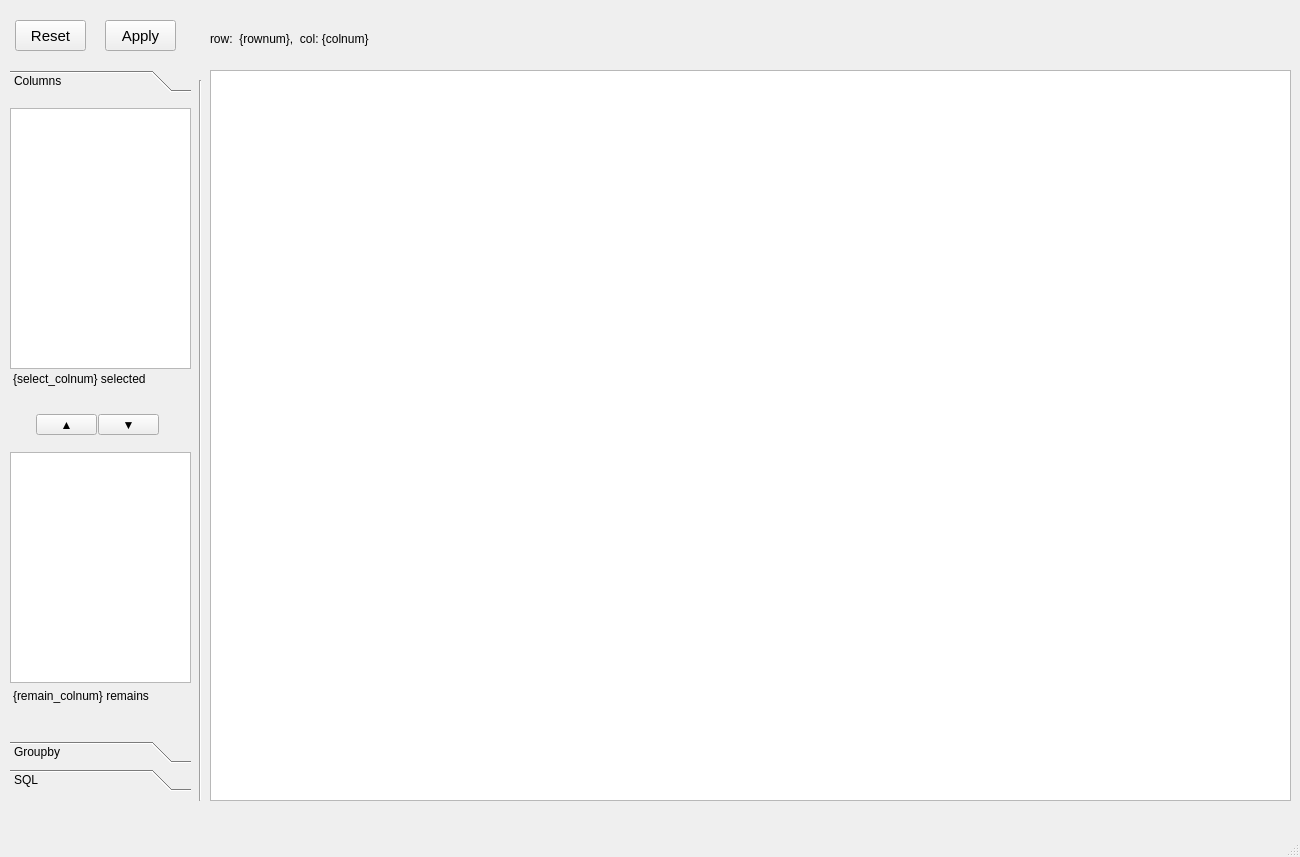
<?xml version="1.0" encoding="UTF-8"?>
<ui version="4.0">
 <class>unipyFrameViewerWindow</class>
 <widget class="QMainWindow" name="unipyFrameViewerWindow">
  <property name="geometry">
   <rect>
    <x>0</x>
    <y>0</y>
    <width>1300</width>
    <height>857</height>
   </rect>
  </property>
  <property name="sizePolicy">
   <sizepolicy hsizetype="Expanding" vsizetype="Expanding">
    <horstretch>0</horstretch>
    <verstretch>0</verstretch>
   </sizepolicy>
  </property>
  <property name="windowTitle">
   <string>unipy DataFrame Viewer</string>
  </property>
  <widget class="QWidget" name="centralwidget">
   <property name="sizePolicy">
    <sizepolicy hsizetype="Expanding" vsizetype="Expanding">
     <horstretch>0</horstretch>
     <verstretch>0</verstretch>
    </sizepolicy>
   </property>
   <widget class="QLabel" name="main_indicator_frame_rowcol_number">
    <property name="geometry">
     <rect>
      <x>210</x>
      <y>30</y>
      <width>251</width>
      <height>17</height>
     </rect>
    </property>
    <property name="text">
     <string>row:  {rownum},  col: {colnum}</string>
    </property>
   </widget>
   <widget class="Line" name="tabMenu_vertical_line">
    <property name="geometry">
     <rect>
      <x>190</x>
      <y>80</y>
      <width>20</width>
      <height>721</height>
     </rect>
    </property>
    <property name="sizePolicy">
     <sizepolicy hsizetype="Fixed" vsizetype="Expanding">
      <horstretch>0</horstretch>
      <verstretch>0</verstretch>
     </sizepolicy>
    </property>
    <property name="orientation">
     <enum>Qt::Vertical</enum>
    </property>
   </widget>
   <widget class="QToolBox" name="main_toolBox">
    <property name="geometry">
     <rect>
      <x>10</x>
      <y>70</y>
      <width>181</width>
      <height>721</height>
     </rect>
    </property>
    <property name="sizePolicy">
     <sizepolicy hsizetype="Expanding" vsizetype="Expanding">
      <horstretch>0</horstretch>
      <verstretch>0</verstretch>
     </sizepolicy>
    </property>
    <property name="toolTip">
     <string>&lt;html&gt;&lt;head/&gt;&lt;body&gt;&lt;p&gt;&lt;br/&gt;&lt;/p&gt;&lt;/body&gt;&lt;/html&gt;</string>
    </property>
    <property name="currentIndex">
     <number>0</number>
    </property>
    <widget class="QWidget" name="columns_page">
     <property name="geometry">
      <rect>
       <x>0</x>
       <y>0</y>
       <width>181</width>
       <height>628</height>
      </rect>
     </property>
     <attribute name="label">
      <string>Columns</string>
     </attribute>
     <widget class="QListWidget" name="columns_select_col_listView">
      <property name="geometry">
       <rect>
        <x>0</x>
        <y>10</y>
        <width>181</width>
        <height>261</height>
       </rect>
      </property>
      <property name="dragEnabled">
       <bool>true</bool>
      </property>
      <property name="selectionMode">
       <enum>QAbstractItemView::ExtendedSelection</enum>
      </property>
     </widget>
     <widget class="QListWidget" name="columns_remain_col_listView">
      <property name="geometry">
       <rect>
        <x>0</x>
        <y>354</y>
        <width>181</width>
        <height>231</height>
       </rect>
      </property>
      <property name="dragEnabled">
       <bool>true</bool>
      </property>
      <property name="selectionMode">
       <enum>QAbstractItemView::ExtendedSelection</enum>
      </property>
     </widget>
     <widget class="QPushButton" name="columns_to_select_button">
      <property name="geometry">
       <rect>
        <x>26</x>
        <y>316</y>
        <width>61</width>
        <height>21</height>
       </rect>
      </property>
      <property name="font">
       <font>
        <pointsize>9</pointsize>
        <weight>75</weight>
        <italic>true</italic>
        <bold>true</bold>
       </font>
      </property>
      <property name="text">
       <string>▲</string>
      </property>
     </widget>
     <widget class="QLabel" name="columns_indicator_select_col_number">
      <property name="geometry">
       <rect>
        <x>3</x>
        <y>272</y>
        <width>171</width>
        <height>17</height>
       </rect>
      </property>
      <property name="text">
       <string>{select_colnum} selected</string>
      </property>
     </widget>
     <widget class="QLabel" name="columns_indicator_remain_col_number">
      <property name="geometry">
       <rect>
        <x>3</x>
        <y>590</y>
        <width>171</width>
        <height>16</height>
       </rect>
      </property>
      <property name="text">
       <string>{remain_colnum} remains</string>
      </property>
     </widget>
     <widget class="QPushButton" name="columns_to_remain_button">
      <property name="geometry">
       <rect>
        <x>88</x>
        <y>316</y>
        <width>61</width>
        <height>21</height>
       </rect>
      </property>
      <property name="font">
       <font>
        <pointsize>9</pointsize>
        <weight>75</weight>
        <italic>true</italic>
        <bold>true</bold>
       </font>
      </property>
      <property name="text">
       <string>▼</string>
      </property>
     </widget>
    </widget>
    <widget class="QWidget" name="groupby_page">
     <attribute name="label">
      <string>Groupby</string>
     </attribute>
     <widget class="QListWidget" name="groupby_groupkey_listView">
      <property name="geometry">
       <rect>
        <x>0</x>
        <y>30</y>
        <width>181</width>
        <height>151</height>
       </rect>
      </property>
     </widget>
     <widget class="QListWidget" name="groupby_targetkey_listView">
      <property name="geometry">
       <rect>
        <x>0</x>
        <y>250</y>
        <width>181</width>
        <height>101</height>
       </rect>
      </property>
     </widget>
     <widget class="QLabel" name="groupby_groupkey_label">
      <property name="geometry">
       <rect>
        <x>0</x>
        <y>10</y>
        <width>101</width>
        <height>17</height>
       </rect>
      </property>
      <property name="text">
       <string>GroupKey</string>
      </property>
     </widget>
     <widget class="QLabel" name="groupby_aggfunc_label">
      <property name="geometry">
       <rect>
        <x>13</x>
        <y>200</y>
        <width>61</width>
        <height>17</height>
       </rect>
      </property>
      <property name="text">
       <string>AggFunc</string>
      </property>
     </widget>
     <widget class="QComboBox" name="groupby_aggfunc_comboBox">
      <property name="geometry">
       <rect>
        <x>79</x>
        <y>196</y>
        <width>85</width>
        <height>27</height>
       </rect>
      </property>
     </widget>
     <widget class="QLabel" name="groupby_targetkey_label">
      <property name="geometry">
       <rect>
        <x>0</x>
        <y>230</y>
        <width>101</width>
        <height>17</height>
       </rect>
      </property>
      <property name="text">
       <string>TargetKey</string>
      </property>
     </widget>
     <widget class="QListWidget" name="groupby_remains_listView">
      <property name="geometry">
       <rect>
        <x>0</x>
        <y>390</y>
        <width>181</width>
        <height>181</height>
       </rect>
      </property>
     </widget>
     <widget class="QLabel" name="groupby_remains_label">
      <property name="geometry">
       <rect>
        <x>0</x>
        <y>370</y>
        <width>101</width>
        <height>17</height>
       </rect>
      </property>
      <property name="text">
       <string>Remains</string>
      </property>
     </widget>
     <widget class="QPushButton" name="groupby_run_button">
      <property name="geometry">
       <rect>
        <x>37</x>
        <y>580</y>
        <width>99</width>
        <height>27</height>
       </rect>
      </property>
      <property name="text">
       <string>Run</string>
      </property>
     </widget>
    </widget>
    <widget class="QWidget" name="sql_page">
     <property name="geometry">
      <rect>
       <x>0</x>
       <y>0</y>
       <width>181</width>
       <height>628</height>
      </rect>
     </property>
     <attribute name="label">
      <string>SQL</string>
     </attribute>
     <widget class="QPushButton" name="sql_run_button">
      <property name="geometry">
       <rect>
        <x>30</x>
        <y>610</y>
        <width>99</width>
        <height>27</height>
       </rect>
      </property>
      <property name="text">
       <string>Run</string>
      </property>
     </widget>
     <widget class="QPlainTextEdit" name="sql_plainTextEdit">
      <property name="geometry">
       <rect>
        <x>0</x>
        <y>0</y>
        <width>181</width>
        <height>591</height>
       </rect>
      </property>
      <property name="plainText">
       <string>SELECT *
FROM data
WHERE 1=1
AND ROWNUM &lt;= 10</string>
      </property>
     </widget>
    </widget>
   </widget>
   <widget class="QTableView" name="main_tableView">
    <property name="geometry">
     <rect>
      <x>210</x>
      <y>70</y>
      <width>1081</width>
      <height>731</height>
     </rect>
    </property>
    <property name="sizePolicy">
     <sizepolicy hsizetype="Expanding" vsizetype="Expanding">
      <horstretch>0</horstretch>
      <verstretch>0</verstretch>
     </sizepolicy>
    </property>
    <property name="showDropIndicator" stdset="0">
     <bool>true</bool>
    </property>
    <property name="dragEnabled">
     <bool>true</bool>
    </property>
    <property name="textElideMode">
     <enum>Qt::ElideLeft</enum>
    </property>
    <property name="gridStyle">
     <enum>Qt::SolidLine</enum>
    </property>
    <property name="sortingEnabled">
     <bool>true</bool>
    </property>
    <attribute name="horizontalHeaderCascadingSectionResizes">
     <bool>false</bool>
    </attribute>
    <attribute name="horizontalHeaderDefaultSectionSize">
     <number>110</number>
    </attribute>
    <attribute name="horizontalHeaderShowSortIndicator" stdset="0">
     <bool>true</bool>
    </attribute>
    <attribute name="horizontalHeaderStretchLastSection">
     <bool>false</bool>
    </attribute>
    <attribute name="verticalHeaderCascadingSectionResizes">
     <bool>true</bool>
    </attribute>
    <attribute name="verticalHeaderHighlightSections">
     <bool>false</bool>
    </attribute>
    <attribute name="verticalHeaderShowSortIndicator" stdset="0">
     <bool>false</bool>
    </attribute>
   </widget>
   <widget class="QPushButton" name="apply_button">
    <property name="geometry">
     <rect>
      <x>105</x>
      <y>20</y>
      <width>71</width>
      <height>31</height>
     </rect>
    </property>
    <property name="font">
     <font>
      <pointsize>11</pointsize>
      <weight>50</weight>
      <italic>false</italic>
      <bold>false</bold>
     </font>
    </property>
    <property name="text">
     <string>Apply</string>
    </property>
   </widget>
   <widget class="QPushButton" name="reset_button">
    <property name="geometry">
     <rect>
      <x>15</x>
      <y>20</y>
      <width>71</width>
      <height>31</height>
     </rect>
    </property>
    <property name="font">
     <font>
      <pointsize>11</pointsize>
      <weight>50</weight>
      <italic>false</italic>
      <bold>false</bold>
     </font>
    </property>
    <property name="text">
     <string>Reset</string>
    </property>
   </widget>
  </widget>
  <widget class="QMenuBar" name="menubar">
   <property name="geometry">
    <rect>
     <x>0</x>
     <y>0</y>
     <width>1300</width>
     <height>25</height>
    </rect>
   </property>
  </widget>
  <widget class="QStatusBar" name="statusbar"/>
 </widget>
 <resources/>
 <connections/>
</ui>
